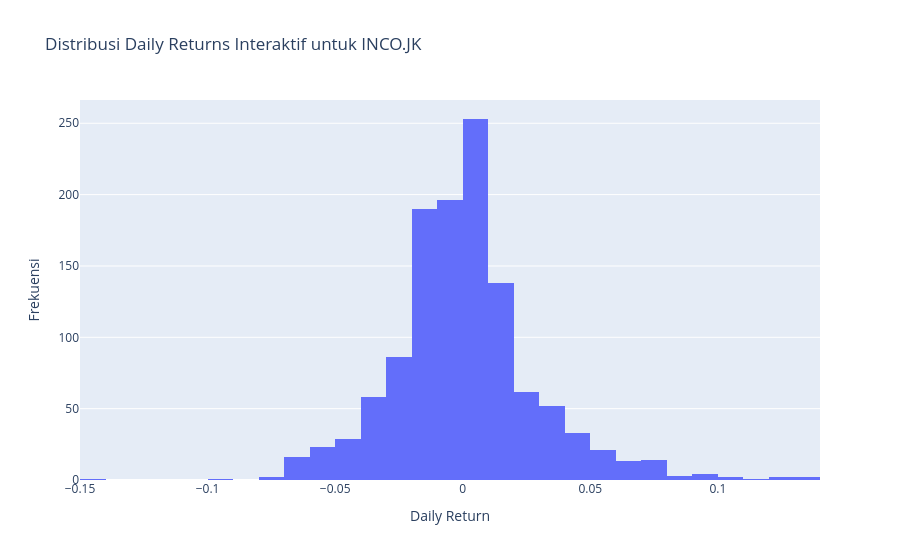
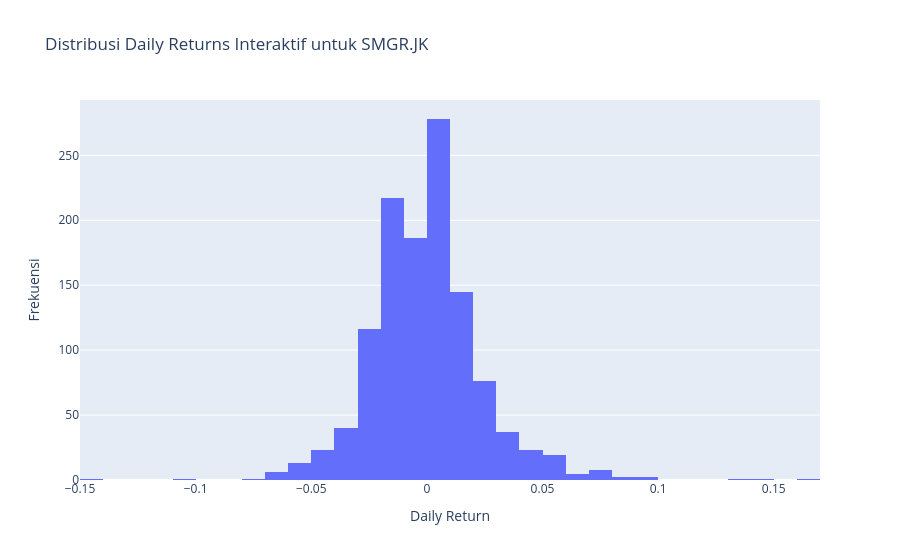
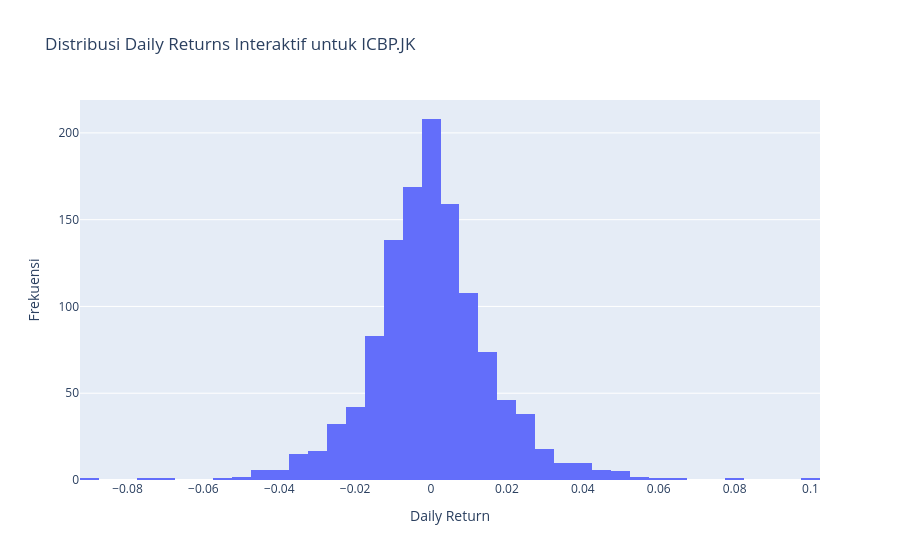
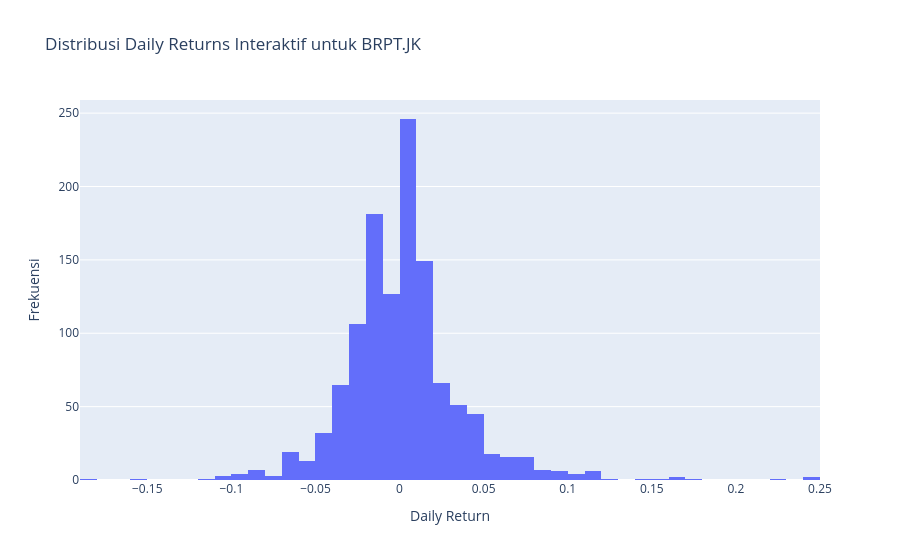

Here is the notebook cell these charts were saved with, in order:
### Code cell
import plotly_express as px

print("Membuat histogram interaktif untuk daily returns setiap saham...")

for col in daily_returns.columns:
    fig_hist_daily_returns = px.histogram(
        daily_returns,
        x=col,
        nbins=50, # Number of bins
        title=f'Distribusi Daily Returns Interaktif untuk {col}',
        labels={col: 'Daily Return', 'count': 'Frekuensi'}
    )
    fig_hist_daily_returns.update_layout(xaxis_title='Daily Return', yaxis_title='Frekuensi')
    fig_hist_daily_returns.show()

### Figure 1 — Plotly figure (JSON) as saved in the notebook; plotly's stock layout.template omitted (floating-point values rounded to 4 significant figures; data arrays with more than 128 entries replaced by an {"elided": "..."} marker saying what was removed)
{"data": [{"bingroup": "x", "hovertemplate": "Daily Return=%{x}<br>count=%{y}<extra></extra>", "legendgroup": "", "marker": {"color": "#636efa", "pattern": {"shape": ""}}, "name": "", "nbinsx": 50, "orientation": "v", "showlegend": false, "type": "histogram", "x": {"elided": "1202 float values"}, "xaxis": "x", "yaxis": "y"}], "layout": {"barmode": "relative", "legend": {"tracegroupgap": 0}, "title": {"text": "Distribusi Daily Returns Interaktif untuk INCO.JK"}, "xaxis": {"anchor": "y", "domain": [0, 1], "title": {"text": "Daily Return"}}, "yaxis": {"anchor": "x", "domain": [0, 1], "title": {"text": "Frekuensi"}}}}

### Figure 2 — Plotly figure (JSON) as saved in the notebook; plotly's stock layout.template omitted (floating-point values rounded to 4 significant figures; data arrays with more than 128 entries replaced by an {"elided": "..."} marker saying what was removed)
{"data": [{"bingroup": "x", "hovertemplate": "Daily Return=%{x}<br>count=%{y}<extra></extra>", "legendgroup": "", "marker": {"color": "#636efa", "pattern": {"shape": ""}}, "name": "", "nbinsx": 50, "orientation": "v", "showlegend": false, "type": "histogram", "x": {"elided": "1202 float values"}, "xaxis": "x", "yaxis": "y"}], "layout": {"barmode": "relative", "legend": {"tracegroupgap": 0}, "title": {"text": "Distribusi Daily Returns Interaktif untuk SMGR.JK"}, "xaxis": {"anchor": "y", "domain": [0, 1], "title": {"text": "Daily Return"}}, "yaxis": {"anchor": "x", "domain": [0, 1], "title": {"text": "Frekuensi"}}}}

### Figure 3 — Plotly figure (JSON) as saved in the notebook; plotly's stock layout.template omitted (floating-point values rounded to 4 significant figures; data arrays with more than 128 entries replaced by an {"elided": "..."} marker saying what was removed)
{"data": [{"bingroup": "x", "hovertemplate": "Daily Return=%{x}<br>count=%{y}<extra></extra>", "legendgroup": "", "marker": {"color": "#636efa", "pattern": {"shape": ""}}, "name": "", "nbinsx": 50, "orientation": "v", "showlegend": false, "type": "histogram", "x": {"elided": "1202 float values"}, "xaxis": "x", "yaxis": "y"}], "layout": {"barmode": "relative", "legend": {"tracegroupgap": 0}, "title": {"text": "Distribusi Daily Returns Interaktif untuk ICBP.JK"}, "xaxis": {"anchor": "y", "domain": [0, 1], "title": {"text": "Daily Return"}}, "yaxis": {"anchor": "x", "domain": [0, 1], "title": {"text": "Frekuensi"}}}}

### Figure 4 — Plotly figure (JSON) as saved in the notebook; plotly's stock layout.template omitted (floating-point values rounded to 4 significant figures; data arrays with more than 128 entries replaced by an {"elided": "..."} marker saying what was removed)
{"data": [{"bingroup": "x", "hovertemplate": "Daily Return=%{x}<br>count=%{y}<extra></extra>", "legendgroup": "", "marker": {"color": "#636efa", "pattern": {"shape": ""}}, "name": "", "nbinsx": 50, "orientation": "v", "showlegend": false, "type": "histogram", "x": {"elided": "1202 float values"}, "xaxis": "x", "yaxis": "y"}], "layout": {"barmode": "relative", "legend": {"tracegroupgap": 0}, "title": {"text": "Distribusi Daily Returns Interaktif untuk BRPT.JK"}, "xaxis": {"anchor": "y", "domain": [0, 1], "title": {"text": "Daily Return"}}, "yaxis": {"anchor": "x", "domain": [0, 1], "title": {"text": "Frekuensi"}}}}
